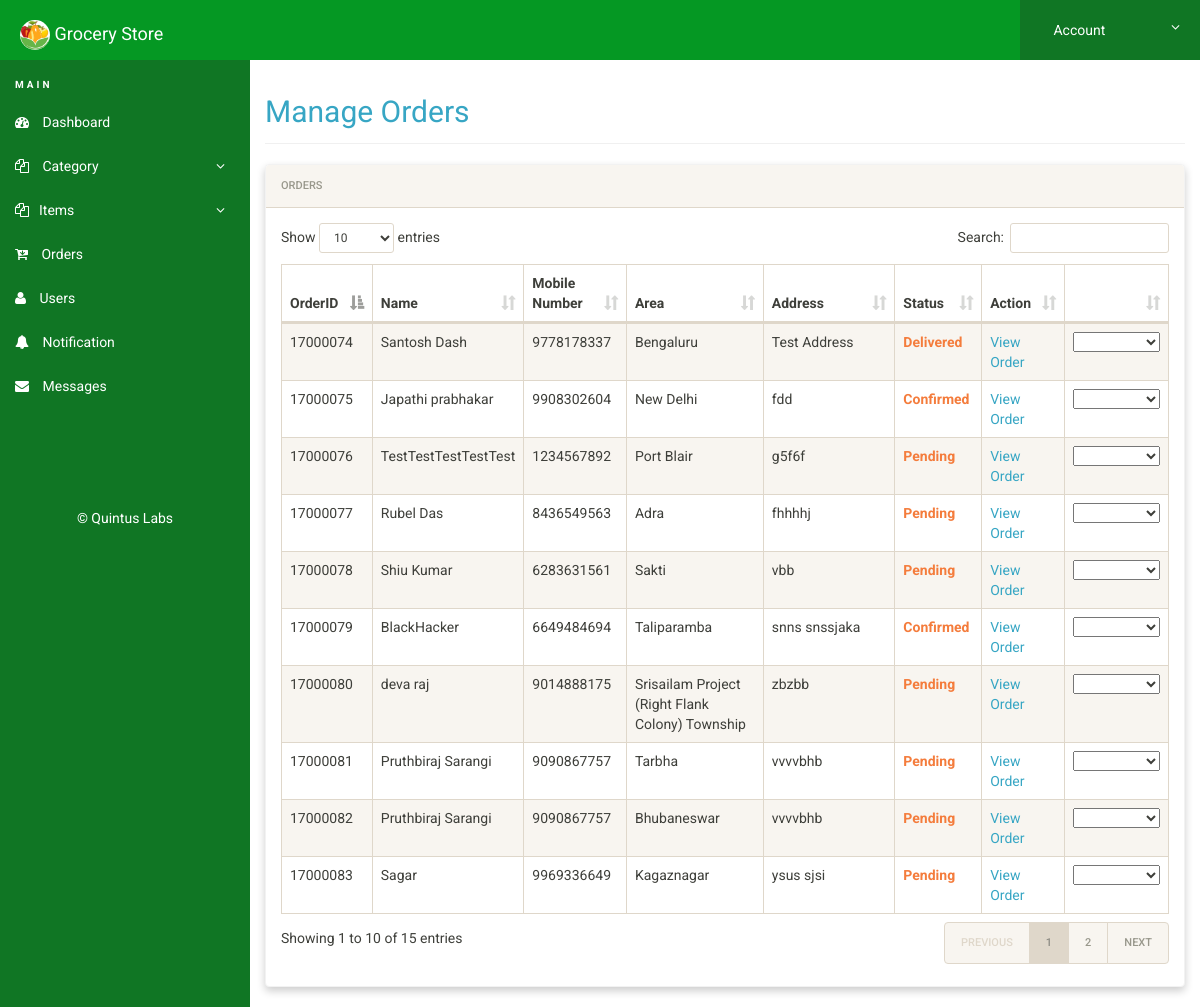
The page /grocery/admin/manage-orders.php (signed in) on the database its author committed.
### tables this page shows
CREATE TABLE `orders` (
  `id` int(11) NOT NULL,
  `fname` varchar(100) NOT NULL,
  `lname` varchar(100) NOT NULL,
  `mobile` varchar(25) NOT NULL,
  `area` varchar(100) NOT NULL,
  `address` varchar(500) NOT NULL,
  `status` varchar(50) NOT NULL,
  `user_id` varchar(11) NOT NULL,
  `date` timestamp NOT NULL DEFAULT current_timestamp() ON UPDATE current_timestamp(),
  `total` varchar(20) NOT NULL
);

### grocery/admin/manage-orders.php (the view, shortened to what this page needs)
<?php
include('includes/config.php');
if(strlen($_SESSION['alogin'])==0)
	{
header('location:index.php');
}
else{
 ?>
<!doctype html>
<html lang="en" class="no-js">
<head>
	<link rel="stylesheet" href="css/font-awesome.min.css">
	<link rel="stylesheet" href="css/bootstrap.min.css">
	<link rel="stylesheet" href="css/dataTables.bootstrap.min.css">
	<link rel="stylesheet" href="css/bootstrap-social.css">
	<link rel="stylesheet" href="css/bootstrap-select.css">
	<link rel="stylesheet" href="css/fileinput.min.css">
	<link rel="stylesheet" href="css/awesome-bootstrap-checkbox.css">
	<link rel="stylesheet" href="css/style.css">
</head>
<body>
	<?php include('includes/header.php');?>
	<div class="ts-main-content">
		<?php include('includes/leftbar.php');?>
		<div class="content-wrapper">
			<div class="container-fluid">
				<div class="row">
					<div class="col-md-12">
						<h2 class="page-title"><a href="manage-orders.php">Manage Orders </a></h2>
						<div class="panel panel-default">
							<div class="panel-heading">Orders</div>
							<div class="panel-body">
								<table id="zctb" class="display table table-striped table-bordered table-hover" cellspacing="0" width="100%">
									<thead>
										<tr>
										<th>OrderID</th>
										<th>Name</th>
										<th>Mobile Number</th>
										<th>Area</th>
										<th>Address</th>
										<th>Status</th>
										<th>Action</th>
										<th></th>
										</tr>
									</thead>
									<tbody>
<?php $sql = "SELECT * from orders";
$query = $dbh -> prepare($sql);
$query->execute();
$results=$query->fetchAll(PDO::FETCH_OBJ);
$cnt=1;
if($query->rowCount() > 0)
{
foreach($results as $result)
{				?>
										<tr>
											<td><?php echo htmlentities($result->id);?></td>
											<td><?php echo htmlentities($result->fname);?> <?php echo htmlentities($result->lname);?></td>
											<td><?php echo htmlentities($result->mobile);?></td>
											<td><?php echo htmlentities($result->area);?></td>
											<td><?php echo htmlentities($result->address);?></td>
											<td><b class="text-warning"><?php echo htmlentities($result->status);?></b></td>
											<td><a href="view-order.php?orderid=<?php echo $result->id;?>" >View Order</a></td>
											<td>
<select onchange="location = this.value;">
  <option></option>
  <option value="manage-orders.php?confirmid=<?php echo $result->id;?>">Confirmed</option>
</select></td>
										</tr>
										<?php $cnt=$cnt+1; }} ?>
									</tbody>
								</table>
							</div>
						</div>
					</div>
				</div>
			</div>
		</div>
	</div>
</body>
</html>
<?php } ?>

### grocery/admin/includes/header.php (shortened to what this page needs)
<div class="brand clearfix">
<h4 class="pull-left text-white" style="margin:20px 0px 0px 20px"><img src="img/logo.png" class="logo"> Grocery Store</h4>
		<ul class="ts-profile-nav">
			<li class="ts-account">
				<a href="#"><img src="img/ts-avatar.jpg" class="ts-avatar hidden-side" alt=""> Account <i class="fa fa-angle-down hidden-side"></i></a>
			</li>
		</ul>
	</div>

### grocery/admin/includes/leftbar.php (shortened to what this page needs)
<nav class="ts-sidebar">
  <ul class="ts-sidebar-menu">
    <li class="ts-label">Main
    </li>
    <li>
      <a href="dashboard.php">
        <i class="fa fa-dashboard">
        </i> Dashboard
      </a>
    </li>
    <li>
      <a href="#">
        <i class="fa fa-files-o">
        </i> Category
      </a>
    </li>
    <li>
      <a href="#">
        <i class="fa fa-files-o">
        </i>Items
      </a>
    </li>
    <li>
      <a href="manage-orders.php">
        <i class="fa fa-cart-arrow-down">
        </i> Orders
      </a>
    </li>
    <li>
      <a href="manage-user.php">
        <i class="fa fa-user">
        </i>  Users
      </a>
    </li>
	<li>
      <a href="notification.php">
        <i class="fa fa-bell">
        </i>  Notification
      </a>
    </li>
	<li>
      <a href="message.php">
        <i class="fa fa-envelope">
        </i>  Messages
      </a>
    </li>
  </ul>
  <p class="text-center" style="color:#ffffff; margin-top: 100px;">© Quintus Labs
  </p>
</nav>

### grocery/admin/css/style.css (style rules this page uses)
html { font-size: 14px; }
@media only screen and (min-width: 480px) { html { font-size: 17px; } }
@media only screen and (min-width: 768px) { html { font-size: 14px; } }
@media only screen and (min-width: 1024px) { p { font-size: 1em; margin-bottom: 1.8em; } }
body { font-size: 1em; }
a { color: #37a6c4; }
.panel { overflow: hidden; }
.text-white, .text-light { color: #fff !important; }
ul, li { margin: 0; padding: 0; list-style: none; }
.page-title { padding-bottom: 15px; margin-bottom: 20px; border-bottom: 1px solid #f0f0f0; }
.brand { background: #059823; position: relative; z-index: 3; position: fixed; width: 100%; top: 0; }
@media only screen and (min-width: 992px) { .brand .logo { width: 250px; } }
.brand .ts-profile-nav { float: right; display: none; }
.brand .ts-profile-nav li { float: left; position: relative; }
.brand .ts-profile-nav li a { display: block; padding: 20px; color: #fff; }
.brand .ts-profile-nav .ts-account .fa-angle-down { float: right; }
.brand .ts-profile-nav .ts-account > a { width: 180px; background: #107624; }
@media only screen and (min-width: 992px) { .brand .ts-profile-nav { display: block; } }
.ts-sidebar { background: #107624; max-height: 0; transition: max-height 0.3s; overflow: hidden; position: fixed; z-index: 2; width: 100%; bottom: 0; top: 60px; overflow-y: auto; }
@media only screen and (min-width: 992px) { .ts-sidebar { max-height: 100%; bottom: 0; } }
.ts-sidebar-menu .ts-label { color: #ffffff; font-weight: bold; padding: 8px 15px; text-transform: uppercase; font-size: 10px; letter-spacing: 3px; margin-top: 10px; }
.ts-sidebar-menu a { display: block; text-decoration: none; padding: 12px 15px; color: #fff; }
.ts-sidebar-menu li { position: relative; }
.ts-sidebar-menu li i { color: #ffffff; margin-right: 10px; }
.ts-main-content .content-wrapper { padding-top: 15px; margin-top: 60px; }
@media only screen and (min-width: 992px) { .ts-main-content .ts-sidebar { width: 250px; float: left; } }
@media only screen and (min-width: 992px) { .ts-main-content .content-wrapper { margin-left: 250px; } }
.panel-default { border-color: #f2f2f2; }
.panel { margin-bottom: 20px; background-color: #ffffff; border-radius: 4px; box-shadow: 0 4px 8px 0 rgba(0,0,0,0.2); }
.panel-heading { padding: 10px 15px; }
.brand .logo { width: 30px; border-radius: 50%; }

### rows shown on the page
orders: id "17000074", fname "Santosh Dash", mobile "9778178337", area "Bengaluru", address "Test Address", status "Delivered"
orders: id "17000075", fname "Japathi prabhakar", mobile "9908302604", area "New Delhi", address "fdd", status "Confirmed"
orders: id "17000076", fname "TestTestTestTestTest", mobile "1234567892", area "Port Blair", address "g5f6f", status "Pending"
orders: id "17000077", fname "Rubel Das", mobile "8436549563", area "Adra", address "fhhhhj", status "Pending"
orders: id "17000078", fname "Shiu Kumar", mobile "6283631561", area "Sakti", address "vbb", status "Pending"
orders: id "17000079", fname "BlackHacker", mobile "6649484694", area "Taliparamba", address "snns snssjaka", status "Confirmed"
orders: id "17000080", fname "deva raj", mobile "9014888175", area "Srisailam Project (Right Flank Colony) Township", address "zbzbb", status "Pending"
orders: id "17000081", fname "Pruthbiraj Sarangi", mobile "9090867757", area "Tarbha", address "vvvvbhb", status "Pending"
orders: id "17000082", fname "Pruthbiraj Sarangi", mobile "9090867757", area "Bhubaneswar", address "vvvvbhb", status "Pending"
orders: id "17000083", fname "Sagar", mobile "9969336649", area "Kagaznagar", address "ysus sjsi", status "Pending"
